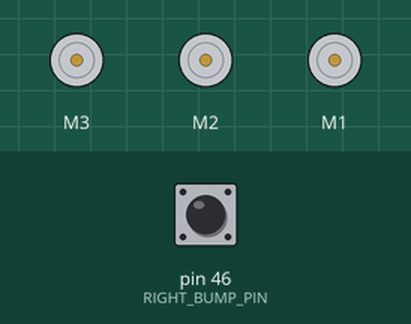
Recording of a sketch running on a simulated Arduino Mega 2560, built with avr-gcc and run on an emulated ATmega2560. Shown: 3 × DC motor (green arrow = forward, orange = backward, longer = faster). Inputs (shaded band) come from the test bench; at power-on: pin 46 (RIGHT_BUMP_PIN) HIGH.

Above: at 0.8 s.
0.9 s: pin 46 (RIGHT_BUMP_PIN) pulled LOW for 0.15 s
At 2.4 s:
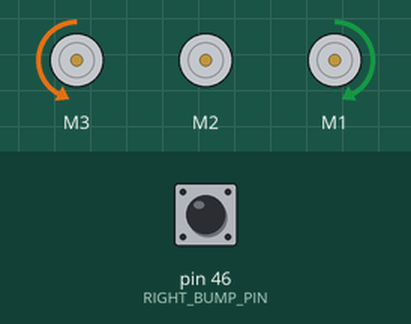
At 5.3 s:
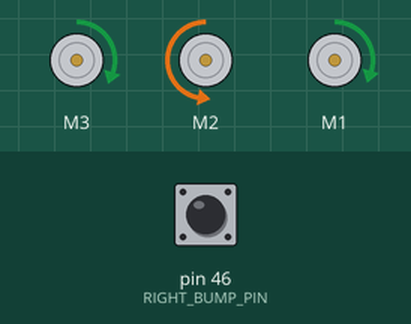
Timing chart, 0 to 16.0 s (numbered marks = the images above; inputs shaded):
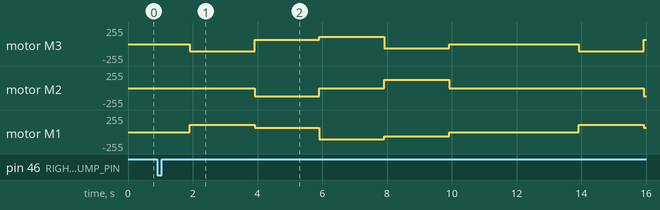

The sketch:

B3_10_HolosquareGray.ino
```cpp
/* B3_10_HoloSquare.ino
   This is a test sketch for autonomous driving mode of
   the three-wheeled drive Bread Board Bot (BBbot, B^3)

   Arduino: Arduino Mega 256 v3 Clone
   Motor Shield: Adafruit assembled Motor Shield for Arduino v2
   ---->  http://www.adafruit.com/products/1438

   Programmer: Dave Eslinger; December 2, 2014
   Revisions: 2015, May 25:   Changed for new motor configuration. DLE
              2015, June 12:  Changed into B3_ code style for GoSciTech 2015. DLE
              2015, July 9: Name change, cleaned up and additional comments added. DLE
*/
#include <Wire.h>
#include <Adafruit_MotorShield.h>
#include <math.h>
#include <breadboardbot.h>

// Create the motor shield object with the default I2C address
Adafruit_MotorShield AFMS = Adafruit_MotorShield();

// Define Constants
const float cos30sin60 = sqrt(3.0) / 2.0; // cos(30 deg) = sin(60 deg), need for wheel
                                          // vector calcs.

// IO Pins used
const byte LEFT_BUMP_PIN = 47;    // Define DIGITAL Pins for left
const byte RIGHT_BUMP_PIN = 46;   // and right bump sensors

// Define 'ports' for motors.
const byte LEFT_MOTOR_PORT = 3;
const byte RIGHT_MOTOR_PORT = 1;
const byte BACK_MOTOR_PORT = 2;
// Create pointers to motor control objects
Adafruit_DCMotor *motorLeft = AFMS.getMotor(LEFT_MOTOR_PORT);
Adafruit_DCMotor *motorRight = AFMS.getMotor(RIGHT_MOTOR_PORT);
Adafruit_DCMotor *motorBack = AFMS.getMotor(BACK_MOTOR_PORT);

// Define global variables
float direction;       // Velocity Vector Angle (DEGREES) from forward to drive
float magnitude;       // Magnitude (0-100) of movement vector in given direction
float duration;        // Duration to drive at given velocity vector
byte motorLeftdir;     // Clockwise or Counter clockwise for the 3 wheels
byte motorBackdir;
byte motorRightdir;

void setup(void) {
  AFMS.begin();  // create with the default frequency 1.6KHz
  // Turn off all motors
  motorLeft->run(RELEASE);
  motorBack->run(RELEASE);
  motorRight->run(RELEASE);

  /*Set up Bump Pins with Arduino internal pullup resistors
    This will make them always high unless a bump switch is hit,
    which will make a connection to ground and they will read low. */
  pinMode(LEFT_BUMP_PIN, INPUT_PULLUP);
  pinMode(RIGHT_BUMP_PIN, INPUT_PULLUP);

  while (digitalRead(RIGHT_BUMP_PIN)) {}// Pause until right bump switch triggered
  delay(1000);                          // and 1 second to get hands out of the way
}
void loop(void) {
  // Section for taking commands from Serial Input
  // N.B.  Need to comment out one bracket at end for the autonomous loop below
  /* if (Serial.available() > 0) { */
  /*   direction = Serial.parseInt(); */
  /*   magnitude = Serial.parseInt(); */
  /*   duration = Serial.parseInt(); */
  /* }  */

  /* Autonomous loop for driving in a square */
  for ( byte leg = 1; leg < 6; leg++ ) {   // Loop 5 times for a square, why?
    duration = 2;                          // Constants per leg: Two seconds/leg
    magnitude = 50;                        //                    50% max power
    bool brake = false;                    //                    No braking
    switch (leg) {
      case 1: // Move forward
        direction = 0.;
        break;
      case 2: // Move right
        direction = 90.;
        break;
      case 3: // Move backward
        direction = 180.;
        break;
      case 4: // Move left
        direction = -90.;
        break;
      default: // Stop and pause for 4 seconds at starting point
        magnitude = 0;
        duration = 4;
        direction = 0;
        brake = 1; // hard stop
    }

    if ( duration > 0 ) {
      Serial.print("direction = ");
      Serial.print(direction);
      Serial.print(", magnitude = ");
      Serial.print(magnitude);
      Serial.print(" and duration = ");
      Serial.println(duration);

      float xVector = magnitude * sin((M_PI * direction) / 180.);
      float yVector = magnitude * cos((M_PI * direction) / 180.);
      Serial.print("xVector, yVector = ");
      Serial.print(xVector);
      Serial.print(", ");
      Serial.println(yVector);

      /* Find relative power needed for each wheel based on the target
      velocity vector.  Note that if the robot is not set up perfectly, there
      may be a need to multiply the backPower value by a fudge factor to prevent
      rotation of the robot. */
      float backPower = -xVector * 1.0;  // Change 1.0 for fudge factor
      float leftPower = 0.5 * xVector - cos30sin60 * yVector;  // rotation if needed
      float rightPower = 0.5 * xVector + cos30sin60 * yVector;

      // Find the actual motor speeds, 0-255, needed.  N.B. still need motor direction!
      byte backSpeed  = map(abs(backPower),  0, 100, 0, 255);
      byte leftSpeed  = map(abs(leftPower),  0, 100, 0, 255);
      byte rightSpeed = map(abs(rightPower), 0, 100, 0, 255);

      // Set the speeds
      motorBack-> setSpeed(backSpeed);
      motorLeft-> setSpeed(leftSpeed);
      motorRight->setSpeed(rightSpeed);

      /* Set Motor directions.  For Adafruit V2 Motorshield:
           1 is Clockwise (Positive motor direction, FORWARD)
           2 is Counterclockwise (Negative vector direction, BACKWARD)
           3 is Brake (Doesn't work at present)
           4 is Release = stop power, not driving, but not brake

         We can use a trinary operator to set direction within run call
      */
      motorBack-> run((backPower  > 0) ? FORWARD : BACKWARD );
      motorLeft-> run((leftPower  > 0) ? FORWARD : BACKWARD );
      motorRight->run((rightPower > 0) ? FORWARD : BACKWARD );

      //Print out motor control details
      Serial.print("Speeds Back,Left,Right = ");
      Serial.print(copysign(backPower, backSpeed));
      Serial.print(", ");
      Serial.print(copysign(leftPower, leftSpeed));
      Serial.print(", ");
      Serial.println(copysign(rightPower, rightSpeed));

      // Run motors for the duration needed, converting from seconds to milliseconds
      delay(1000 * duration);
      if (brake) {            // Not a real brake, but set power = 0, stop driving motors
        motorBack->setSpeed(0);
        motorLeft->setSpeed(0);
        motorRight->setSpeed(0);
        motorBack-> run(RELEASE);
        motorLeft-> run(RELEASE);
        motorRight->run(RELEASE);
      }
    }
    else {                    // no duration entered, so stop all motors
      motorBack->setSpeed(0);
      motorLeft->setSpeed(0);
      motorRight->setSpeed(0);
    }
  }
}
/*
 SerialEvent occurs whenever a new data comes in the
 hardware serial RX.  This routine is run between each
 time loop() runs, so using delay inside loop can delay
 response.  Multiple bytes of data may be available.
 */
/* void serialEvent() { */
/*   while (Serial.available()) { */
/*     // get the new byte: */
/*     char inChar = (char)Serial.read();  */
/*     // add it to the inputString: */
/*     inputString += inChar; */
/*     // if the incoming character is a neleftPowerine, set a flag */
/*     // so the main loop can do something about it: */
/*     if (inChar == '\n') { */
/*       stringComplete = true; */
/*     }  */
/*   } */
/* } */
```

Measured:
- after the input at 0.9 s, motor M3: stopped → backward 109/255 after 1.0 s, → forward 63/255 2.0 s later, → forward 109/255 2.0 s later, → backward 61/255 2.0 s later, … (7 changes in this stretch); motor M2: stopped → backward 127/255 after 3.0 s, → stopped 2.0 s later, → forward 127/255 2.0 s later, → stopped 2.0 s later, … (5 changes in this stretch)
